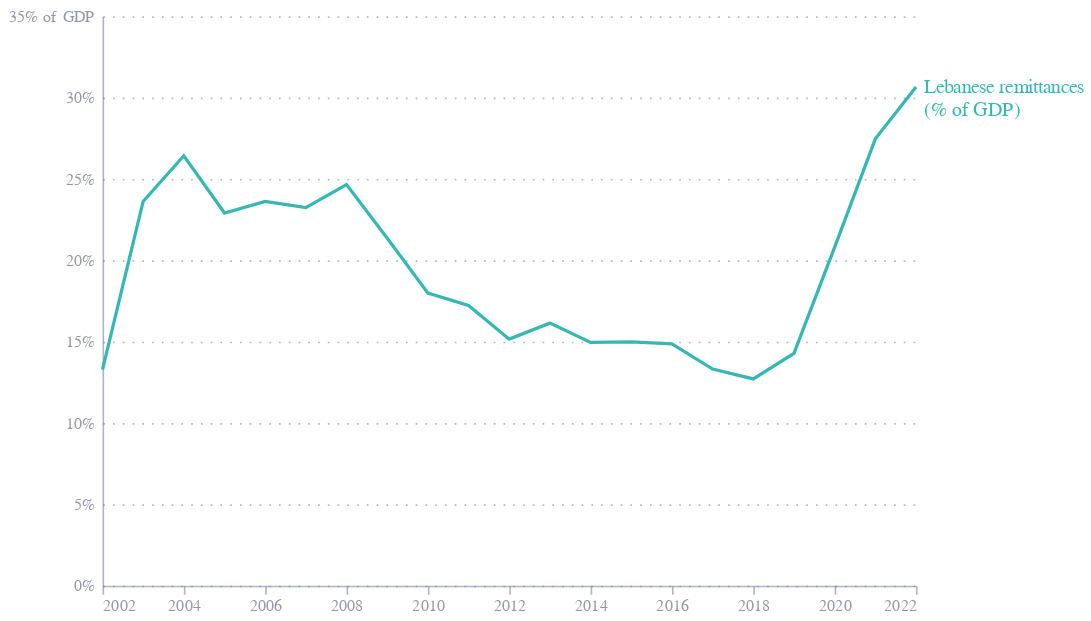

This figure's notebook cell:
### Markdown cell above
# Remittances: Lebanon

### Code cell
df = pd.read_csv("API_BX/API_BX.TRF.PWKR.DT.GD.ZS_DS2_en_csv_v2_14332.csv", skiprows=4)
targets = ["Lebanon"] # "Jordan", "Tunisia", "Georgia"]
df = df.query("`Country Name` in @targets")
df = df.drop(columns=["Country Code", "Indicator Name", "Indicator Code"])
df = df.melt(id_vars=["Country Name"], var_name="Year", value_name="Value")
df = df.dropna()
df['Value'] = df['Value'].astype(float)/100

df['end_label'] = ''
df.iloc[-1, df.columns.get_loc('end_label')] = "Lebanese remittances\n(% of GDP)"
df['end_label'] = df['end_label'].str.split("\n")

chart = alt.Chart(df).mark_line().encode(
    x=alt.X("Year:T", title=""),
    y=alt.Y("Value:Q", title="", axis=alt.Axis(format="%", labelExpr="datum.label + (datum.value == 0.35 ? ' of GDP ' : '')", labelAlign=alt.expr("datum.value == 0 ? 'right' : 'right'"))),
    color=alt.Color("Country Name:N", legend=None),
    tooltip=["Country Name", "Year", "Value"]
).properties(
    width=500,
    height=350,
)

end_label = alt.Chart(df).mark_text(
    align='left',
    baseline='middle',
    dx=5,
    fontSize=12,
    color='#36B7B4',
    fontWeight='normal',
).encode(
    x=alt.X("Year:T"),
    y=alt.Y("Value:Q"),
    text=alt.Text("end_label:N")
).transform_filter(
    alt.datum['end_label'] != ''
)

chart = (chart + end_label).properties(
    width=500,
    height=350,
)

chart.save("charts/lebanon_remittances.png", scale_factor=3)
chart.save("charts/lebanon_remittances.json")
chart.display()

### Figure 1 — Vega-Lite specification as saved in the notebook (floating-point values rounded to 4 significant figures)
{"config": {"font": "Circular Std", "mark": {"line": {"interpolate": "monotone"}}, "view": {"stroke": "transparent", "width": 400, "height": 300}, "range": {"category": ["#36B7B4", "#E6224B", "#F4C245", "#0063AF", "#00A767", "#179FDB", "#EB5C2E"], "diverging": ["#E6224B", "#E54753", "#C9C9C9", "#179FDB", "#122B39"], "heatmap": ["#C9C9C9", "#179FDB", "#0063AF", "#122B39"], "ordinal": ["#00A767", "#36B7B4", "#179FDB", "#0063AF", "#243B5A"]}, "axisX": {"domainColor": "#676A86", "domainOpacity": 0.5, "grid": false, "labelAngle": 0, "labelColor": "#676A86", "labelOpacity": 0.7, "orient": "bottom", "tickColor": "#676A86", "tickCount": 10, "tickOpacity": 0.5, "title": false, "titleAlign": "center", "titleAnchor": "middle", "titleColor": "#676A86", "titleFontSize": 12, "titleOpacity": 0.8, "titleY": -15}, "axisY": {"domainColor": "#676A86", "domainOpacity": 0.5, "gridColor": "#676A86", "gridDash": [1, 5], "gridOpacity": 0.5, "labelColor": "#676A86", "labelOpacity": 0.7, "labelPadding": 5, "tickColor": "#676A86", "tickCount": 8, "tickOpacity": 0.5, "ticks": false, "titleAlign": "left", "titleAngle": 0, "titleBaseline": "bottom", "titleColor": "#676A86", "titleFontSize": 12, "titleOpacity": 0.8, "titleX": 0, "titleY": -7}}, "layer": [{"mark": {"type": "line"}, "encoding": {"color": {"field": "Country Name", "legend": null, "type": "nominal"}, "tooltip": [{"field": "Country Name", "type": "nominal"}, {"field": "Year", "type": "nominal"}, {"field": "Value", "type": "quantitative"}], "x": {"field": "Year", "title": "", "type": "temporal"}, "y": {"axis": {"format": "%", "labelAlign": {"expr": "datum.value == 0 ? 'right' : 'right'"}, "labelExpr": "datum.label + (datum.value == 0.35 ? ' of GDP ' : '')"}, "field": "Value", "title": "", "type": "quantitative"}}}, {"mark": {"type": "text", "align": "left", "baseline": "middle", "color": "#36B7B4", "dx": 5, "fontSize": 12, "fontWeight": "normal"}, "encoding": {"text": {"field": "end_label", "type": "nominal"}, "x": {"field": "Year", "type": "temporal"}, "y": {"field": "Value", "type": "quantitative"}}, "transform": [{"filter": "(datum['end_label'] !== '')"}]}], "data": {"name": "data-c43e1567b8ada022c37ae62139624a30"}, "height": 350, "width": 500, "$schema": "https://vega.github.io/schema/vega-lite/v5.20.1.json", "datasets": {"data-c43e1567b8ada022c37ae62139624a30": [{"Country Name": "Lebanon", "Year": "2002", "Value": 0.1329, "end_label": [""]}, {"Country Name": "Lebanon", "Year": "2003", "Value": 0.2362, "end_label": [""]}, {"Country Name": "Lebanon", "Year": "2004", "Value": 0.2642, "end_label": [""]}, {"Country Name": "Lebanon", "Year": "2005", "Value": 0.2291, "end_label": [""]}, {"Country Name": "Lebanon", "Year": "2006", "Value": 0.2362, "end_label": [""]}, {"Country Name": "Lebanon", "Year": "2007", "Value": 0.2324, "end_label": [""]}, {"Country Name": "Lebanon", "Year": "2008", "Value": 0.2466, "end_label": [""]}, {"Country Name": "Lebanon", "Year": "2009", "Value": 0.2135, "end_label": [""]}, {"Country Name": "Lebanon", "Year": "2010", "Value": 0.1798, "end_label": [""]}, {"Country Name": "Lebanon", "Year": "2011", "Value": 0.1723, "end_label": [""]}, {"Country Name": "Lebanon", "Year": "2012", "Value": 0.1516, "end_label": [""]}, {"Country Name": "Lebanon", "Year": "2013", "Value": 0.1614, "end_label": [""]}, {"Country Name": "Lebanon", "Year": "2014", "Value": 0.1495, "end_label": [""]}, {"Country Name": "Lebanon", "Year": "2015", "Value": 0.1498, "end_label": [""]}, {"Country Name": "Lebanon", "Year": "2016", "Value": 0.1487, "end_label": [""]}, {"Country Name": "Lebanon", "Year": "2017", "Value": 0.1332, "end_label": [""]}, {"Country Name": "Lebanon", "Year": "2018", "Value": 0.1271, "end_label": [""]}, {"Country Name": "Lebanon", "Year": "2019", "Value": 0.1428, "end_label": [""]}, {"Country Name": "Lebanon", "Year": "2020", "Value": 0.2079, "end_label": [""]}, {"Country Name": "Lebanon", "Year": "2021", "Value": 0.2747, "end_label": [""]}, {"Country Name": "Lebanon", "Year": "2022", "Value": 0.3066, "end_label": ["Lebanese remittances", "(% of GDP)"]}]}}
